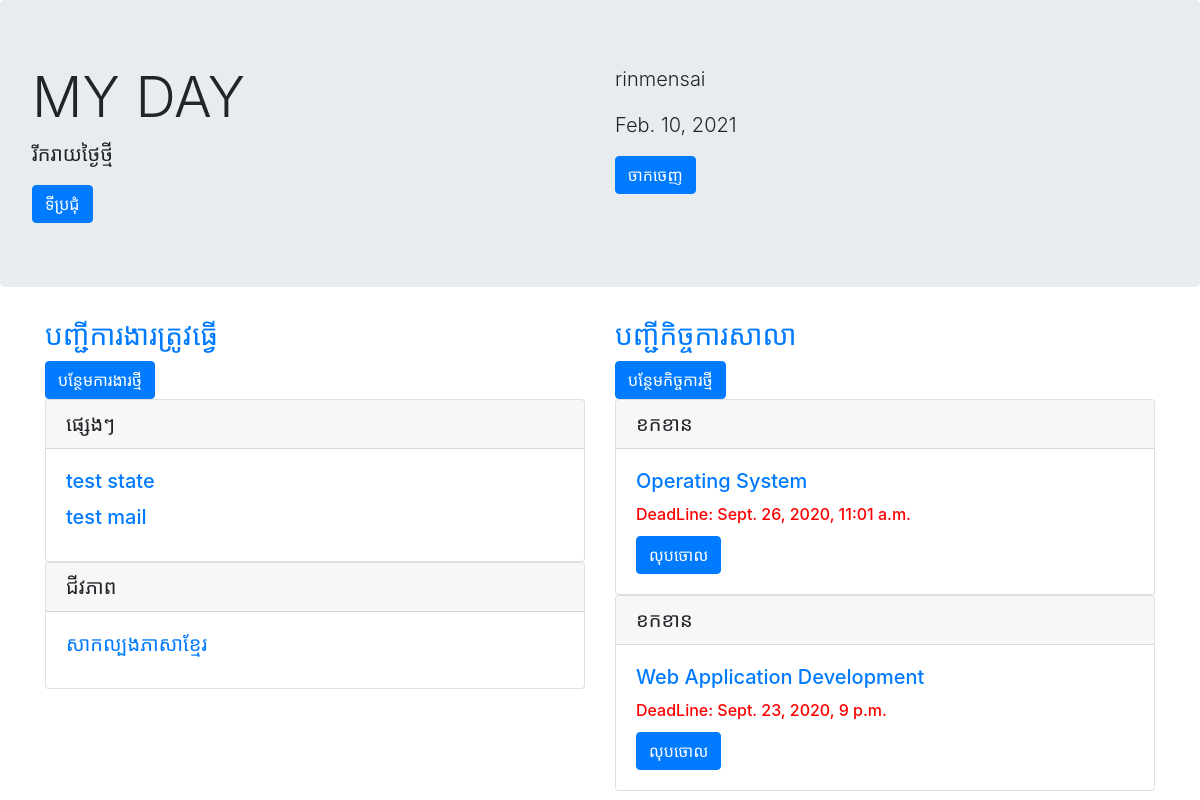
Page / (signed in) on the earlier database version.
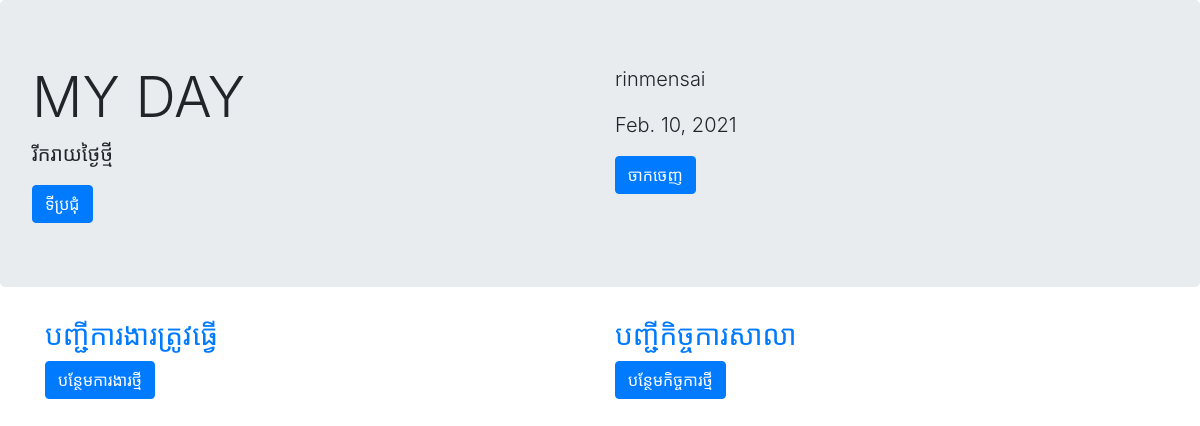
Same page on the later database version.
### mydaypost/models.py (models this page shows, shortened)
class TodoModel(models.Model):
    author = models.ForeignKey(User, on_delete=models.CASCADE)
    title = models.CharField(max_length = 100)
    content = models.TextField()
    tododate = models.DateField(auto_now_add = True)
    category = models.CharField(
        max_length = 50,
        choices = CATEGORY,
    )

class AssignmentModel(models.Model):
    created_at = models.DateTimeField(auto_now_add=True)
    updated_at = models.DateTimeField(auto_now=True)
    author = models.ForeignKey(User, on_delete=models.CASCADE)
    title = models.CharField(max_length = 100)
    content = models.TextField()
    deadline = models.DateTimeField()
    class Meta:
        ordering = ['-deadline']
    def is_end_date(self):
        return timezone.now() > self.deadline

### mydaypost/views.py (the view)
# urls.py: path('',home,name='home'),
@login_required
def home(request):
    todo = TodoModel.objects.filter(author=request.user)
    assignment = AssignmentModel.objects.filter(author=request.user)
    datetimenow = datetime.date.today()
    return render(request,"home.html",{"TodoModel":todo,"AssignmentModel":assignment,"datetimenow":datetimenow})

### templates/home.html (shortened to what this page needs)
{% extends 'base.html' %}
{% block header %}
<div class="jumbotron">
  <div class="row">
    <div class="col-sm">
      <h1 class="display-4">MY DAY</h1>
      <p class="lead">រីករាយថ្ងៃថ្មី</p>
      <a href="{% url 'news' %}" class="btn btn-primary">ទីប្រជុំ</a>
    </div>
    <div class="col-sm">
      <p class="lead">{{user.username}}</p>
      <p class="lead">{{datetimenow}}</p>
      <a href="{% url 'logout' %}" class="btn btn-primary">ចាកចេញ</a>
    </div>
  </div>
</div>
{% endblock header %}
{% block content %}
<div class="container">
    <div class="row">
      <div class="col-sm">
          <h3><a href="{% url 'list' %}">បញ្ជីការងារត្រូវធ្វើ</a></h3>
          <a href="{% url 'createTodo' %}" class="btn btn-primary">បន្ថែមការងារថ្មី</a>
          {% regroup TodoModel by category as todo_list %}
        {% for category_group in todo_list %}
        <div class="card">
            <h5 class="card-header">{{category_group.grouper}}</h5>
            <div class="card-body">
            {% for item in category_group.list %}
              <h5 class="card-title"><a href="{% url 'updateTodo'　item.pk %}">{{ item.title }}</a></h5>
            {% endfor %}
            </div>
        </div>
        {% endfor %}
      </div>
      <div class="col-sm">
        <h3><a href="{% url 'assignment' %}">បញ្ជីកិច្ចការសាលា</a></h3>
        <a href="{% url 'createAssignment' %}" class="btn btn-primary">បន្ថែមកិច្ចការថ្មី</a>
        {% for item in AssignmentModel %}
        <div class="card">
            {% if item.is_end_date %}
              <h5 class="card-header">ខកខាន</h5>
            {% else %}
            <h5 class="card-header">សកម្ម</h5>
            {% endif %}
            <div class="card-body">
              <h5 class="card-title"><a href="{% url 'updateAssignment'　item.pk %}">{{ item.title }}</a></h5>
              <h6 class="card-title" style="color:red">DeadLine: {{ item.deadline}}</h6>
              <a href="{% url 'deleteAssignment' item.pk %}" class="btn btn-primary">លុបចោល</a>
            </div>
        </div>
        {% endfor %}
      </div>
    </div>
  </div>
{% endblock content %}

### templates/base.html (shortened to what this page needs)
<!doctype html>
<html lang="en">
  <head>
    <link rel="stylesheet" href="https://stackpath.bootstrapcdn.com/bootstrap/4.5.2/css/bootstrap.min.css">
  </head>
  <body>
    {% block header %}{% endblock header %}
    {% block content %}
    {% endblock content %}
  </body>
</html>

Differences in the rows shown:
removed TodoModel: grouper "ផ្សេងៗ", title "test state"
removed TodoModel: title "test mail", shown under "ផ្សេងៗ"
removed TodoModel: grouper "ជីវភាព", title "សាកល្បងភាសាខ្មែរ"
removed AssignmentModel: shows "ខកខាន", title "Operating System", deadline "Sept. 26, 2020, 11:01 a.m."
removed AssignmentModel: shows "ខកខាន", title "Web Application Development", deadline "Sept. 23, 2020, 9 p.m."
